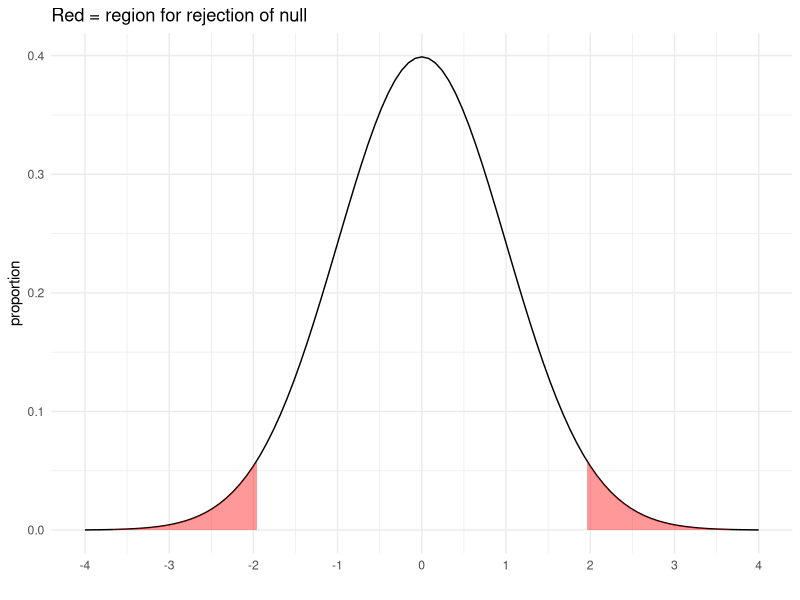
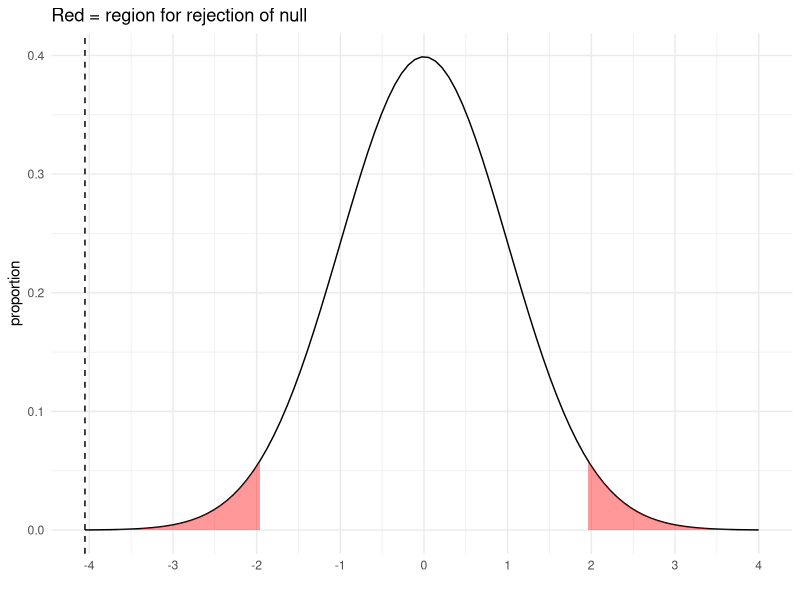

Generate these figures, in order, with R:
## ---- chunk 1
knitr::opts_chunk$set(echo = TRUE)

library(tidyverse)
library(palmerpenguins)
## ---- chunk 2
penguins %>% 
  filter(species == "Adelie")%>%
  summarize(mean = mean(bill_length_mm, na.rm = TRUE), 
            sd = sd(bill_length_mm, na.rm = TRUE))

# or :

mean <- mean(penguins$bill_length_mm[penguins$species == "Adelie"], na.rm = TRUE)
sd <- sd(penguins$bill_length_mm[penguins$species == "Adelie"], na.rm = TRUE)

# or : 

adelie <- filter(penguins, species == "Adelie")
mean(adelie$bill_length_mm, na.rm = TRUE)
sd(adelie$bill_length_mm, na.rm = TRUE)

## ---- chunk 3
qnorm(c(0.025, 0.975))

## ---- chunk 4

ggplot(data = data.frame(x = c(-4, 4)), aes(x)) +
  stat_function(fun = dnorm, n = 101, args = list(mean = 0, sd = 1))+
  geom_area(stat = 'function', fun = dnorm, args = list(mean = 0, sd = 1), fill = "red", alpha = 0.4, xlim = c(-4, -1.96))+ # modify the xlim argument 
  geom_area(stat = 'function', fun = dnorm, args = list(mean = 0, sd = 1), fill = "red", alpha = 0.4, xlim = c(4, 1.96))+ # modify the xlim argument
  scale_x_continuous(breaks = seq(-4,4,1))+ labs(x = "", y = "proportion")+
  theme_minimal()+
  ggtitle("Red = region for rejection of null")


## ---- chunk 5

z <- (28-mean)/sd
z
## ---- chunk 6

ggplot(data = data.frame(x = c(-4, 4)), aes(x)) +
  stat_function(fun = dnorm, n = 101, args = list(mean = 0, sd = 1))+
  geom_area(stat = 'function', fun = dnorm, args = list(mean = 0, sd = 1), fill = "red", alpha = 0.4, xlim = c(-4, -1.96))+ # modify the xlim argument 
  geom_area(stat = 'function', fun = dnorm, args = list(mean = 0, sd = 1), fill = "red", alpha = 0.4, xlim = c(4, 1.96))+ # modify the xlim argument
  scale_x_continuous(breaks = seq(-4,4,1))+ labs(x = "", y = "proportion")+
  geom_vline(xintercept = z, lty = "dashed")+
  theme_minimal()+
  ggtitle("Red = region for rejection of null")


